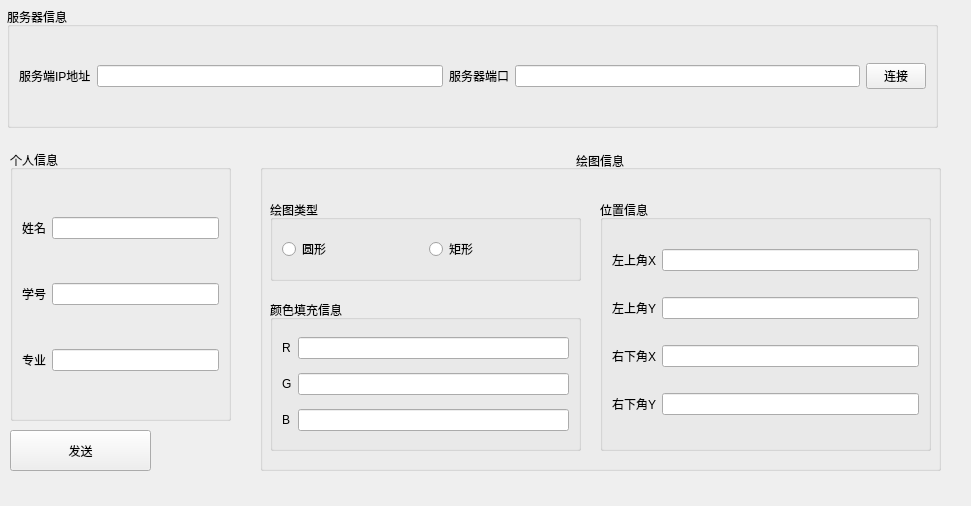
<?xml version="1.0" encoding="UTF-8"?>
<ui version="4.0">
 <class>Widget</class>
 <widget class="QWidget" name="Widget">
  <property name="geometry">
   <rect>
    <x>0</x>
    <y>0</y>
    <width>971</width>
    <height>506</height>
   </rect>
  </property>
  <property name="windowTitle">
   <string>Widget</string>
  </property>
  <widget class="QGroupBox" name="groupBox">
   <property name="geometry">
    <rect>
     <x>7</x>
     <y>7</y>
     <width>931</width>
     <height>121</height>
    </rect>
   </property>
   <property name="title">
    <string>服务器信息</string>
   </property>
   <layout class="QGridLayout" name="gridLayout">
    <item row="0" column="0">
     <widget class="QLabel" name="label">
      <property name="minimumSize">
       <size>
        <width>50</width>
        <height>0</height>
       </size>
      </property>
      <property name="text">
       <string>服务端IP地址</string>
      </property>
     </widget>
    </item>
    <item row="0" column="1">
     <widget class="QLineEdit" name="lineEdit"/>
    </item>
    <item row="0" column="2">
     <widget class="QLabel" name="label_2">
      <property name="minimumSize">
       <size>
        <width>50</width>
        <height>0</height>
       </size>
      </property>
      <property name="text">
       <string>服务器端口</string>
      </property>
     </widget>
    </item>
    <item row="0" column="3">
     <widget class="QLineEdit" name="lineEdit_2"/>
    </item>
    <item row="0" column="4">
     <widget class="QPushButton" name="pushButton">
      <property name="maximumSize">
       <size>
        <width>60</width>
        <height>16777215</height>
       </size>
      </property>
      <property name="text">
       <string>连接</string>
      </property>
     </widget>
    </item>
   </layout>
  </widget>
  <widget class="QGroupBox" name="groupBox_2">
   <property name="geometry">
    <rect>
     <x>10</x>
     <y>150</y>
     <width>221</width>
     <height>271</height>
    </rect>
   </property>
   <property name="title">
    <string>个人信息</string>
   </property>
   <layout class="QGridLayout" name="gridLayout_2">
    <item row="0" column="0">
     <widget class="QLabel" name="label_3">
      <property name="text">
       <string>姓名</string>
      </property>
     </widget>
    </item>
    <item row="0" column="1">
     <widget class="QLineEdit" name="lineEdit_3"/>
    </item>
    <item row="1" column="0">
     <widget class="QLabel" name="label_4">
      <property name="text">
       <string>学号</string>
      </property>
     </widget>
    </item>
    <item row="1" column="1">
     <widget class="QLineEdit" name="lineEdit_4"/>
    </item>
    <item row="2" column="0">
     <widget class="QLabel" name="label_5">
      <property name="text">
       <string>专业</string>
      </property>
     </widget>
    </item>
    <item row="2" column="1">
     <widget class="QLineEdit" name="lineEdit_5"/>
    </item>
   </layout>
  </widget>
  <widget class="QGroupBox" name="groupBox_3">
   <property name="geometry">
    <rect>
     <x>260</x>
     <y>150</y>
     <width>681</width>
     <height>321</height>
    </rect>
   </property>
   <property name="title">
    <string>绘图信息</string>
   </property>
   <property name="alignment">
    <set>Qt::AlignmentFlag::AlignCenter</set>
   </property>
   <widget class="QGroupBox" name="groupBox_4">
    <property name="geometry">
     <rect>
      <x>10</x>
      <y>50</y>
      <width>311</width>
      <height>81</height>
     </rect>
    </property>
    <property name="title">
     <string>绘图类型</string>
    </property>
    <layout class="QHBoxLayout" name="horizontalLayout">
     <item>
      <widget class="QRadioButton" name="radioButton">
       <property name="text">
        <string>圆形</string>
       </property>
      </widget>
     </item>
     <item>
      <widget class="QRadioButton" name="radioButton_2">
       <property name="text">
        <string>矩形</string>
       </property>
      </widget>
     </item>
    </layout>
   </widget>
   <widget class="QGroupBox" name="groupBox_5">
    <property name="geometry">
     <rect>
      <x>10</x>
      <y>150</y>
      <width>311</width>
      <height>151</height>
     </rect>
    </property>
    <property name="title">
     <string>颜色填充信息</string>
    </property>
    <layout class="QGridLayout" name="gridLayout_3">
     <item row="0" column="0">
      <widget class="QLabel" name="label_6">
       <property name="text">
        <string>R</string>
       </property>
      </widget>
     </item>
     <item row="0" column="1">
      <widget class="QLineEdit" name="lineEdit_6"/>
     </item>
     <item row="1" column="0">
      <widget class="QLabel" name="label_7">
       <property name="text">
        <string>G</string>
       </property>
      </widget>
     </item>
     <item row="1" column="1">
      <widget class="QLineEdit" name="lineEdit_7"/>
     </item>
     <item row="2" column="0">
      <widget class="QLabel" name="label_8">
       <property name="text">
        <string>B</string>
       </property>
      </widget>
     </item>
     <item row="2" column="1">
      <widget class="QLineEdit" name="lineEdit_8"/>
     </item>
    </layout>
   </widget>
   <widget class="QGroupBox" name="groupBox_6">
    <property name="geometry">
     <rect>
      <x>340</x>
      <y>50</y>
      <width>331</width>
      <height>251</height>
     </rect>
    </property>
    <property name="title">
     <string>位置信息</string>
    </property>
    <layout class="QGridLayout" name="gridLayout_4">
     <item row="0" column="0">
      <widget class="QLabel" name="label_9">
       <property name="text">
        <string>左上角X</string>
       </property>
      </widget>
     </item>
     <item row="0" column="1">
      <widget class="QLineEdit" name="lineEdit_9"/>
     </item>
     <item row="1" column="0">
      <widget class="QLabel" name="label_10">
       <property name="text">
        <string>左上角Y</string>
       </property>
      </widget>
     </item>
     <item row="1" column="1">
      <widget class="QLineEdit" name="lineEdit_10"/>
     </item>
     <item row="2" column="0">
      <widget class="QLabel" name="label_11">
       <property name="text">
        <string>右下角X</string>
       </property>
      </widget>
     </item>
     <item row="2" column="1">
      <widget class="QLineEdit" name="lineEdit_11"/>
     </item>
     <item row="3" column="0">
      <widget class="QLabel" name="label_12">
       <property name="text">
        <string>右下角Y</string>
       </property>
      </widget>
     </item>
     <item row="3" column="1">
      <widget class="QLineEdit" name="lineEdit_12"/>
     </item>
    </layout>
   </widget>
  </widget>
  <widget class="QPushButton" name="pushButton_2">
   <property name="geometry">
    <rect>
     <x>10</x>
     <y>430</y>
     <width>141</width>
     <height>41</height>
    </rect>
   </property>
   <property name="minimumSize">
    <size>
     <width>60</width>
     <height>40</height>
    </size>
   </property>
   <property name="text">
    <string>发送</string>
   </property>
  </widget>
 </widget>
 <resources/>
 <connections/>
</ui>
